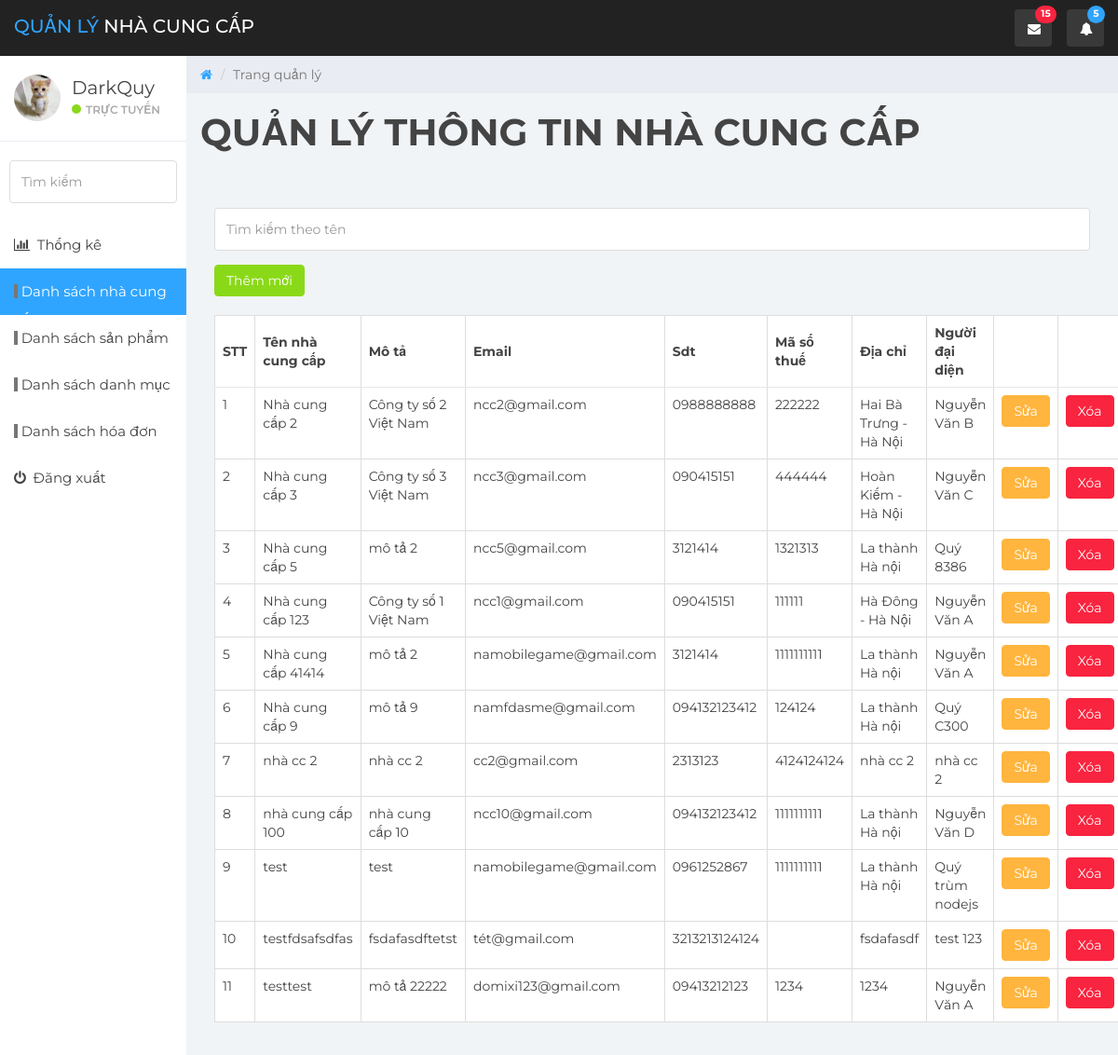
/admin/qlncc.php (signed in), run on the app's committed database.
### tables this page shows
CREATE TABLE `nha_cung_cap` (
  `id` int(11) NOT NULL,
  `ten` varchar(255) NOT NULL,
  `quoc_gia` varchar(255) DEFAULT NULL,
  `email` varchar(255) NOT NULL,
  `sdt` varchar(255) NOT NULL,
  `ma_so_thue` varchar(255) NOT NULL,
  `dia_chi` varchar(255) NOT NULL,
  `nguoi_dai_dien` varchar(255) NOT NULL,
  `mo_ta` varchar(255) NOT NULL
);

### admin/dbhelp.php (called while the page is built, shortened)
<?php
function executeResult($sql)
{
	$conn = mysqli_connect(HOST, USERNAME, PASSWORD, DATABASE);
	$resultset = mysqli_query($conn, $sql);
	$list      = [];
	while ($row = mysqli_fetch_array($resultset, 1)) {
		$list[] = $row;
	}
	return $list;
}

### admin/qlncc.php (the view, shortened to what this page needs)
<?php
require_once('dbhelp.php');
?>
<!DOCTYPE html>
<html>
<head>
    <link href="css/bootstrap.min.css" rel="stylesheet">
    <link href="css/font-awesome.min.css" rel="stylesheet">
    <link href="css/datepicker3.css" rel="stylesheet">
    <link href="css/styles.css" rel="stylesheet">
</head>
<body>
    <nav class="navbar navbar-custom navbar-fixed-top" role="navigation">
        <div class="container-fluid">
            <div class="navbar-header">
                <a class="navbar-brand" href="admin.php"><span>Quản Lý</span> NHÀ CUNG CẤP </a>
                <ul class="nav navbar-top-links navbar-right">
                    <li class="dropdown"><a class="dropdown-toggle count-info" data-toggle="dropdown" href="admin.php">
                            <em class="fa fa-envelope"></em><span class="label label-danger">15</span>
                        </a>
                    </li>
                    <li class="dropdown"><a class="dropdown-toggle count-info" data-toggle="dropdown" href="#">
                            <em class="fa fa-bell"></em><span class="label label-info">5</span>
                        </a>
                    </li>
                </ul>
            </div>
        </div>
    </nav>
    <div id="sidebar-collapse" class="col-sm-3 col-lg-2 sidebar">
        <div class="profile-sidebar">
            <div class="profile-userpic">
                <img src="./images/download.jpg" class="img-responsive" alt="">
            </div>
            <div class="profile-usertitle">
                <div class="profile-usertitle-name">DarkQuy</div>
                <div class="profile-usertitle-status"><span class="indicator label-success"></span>Trực tuyến</div>
            </div>
        </div>
        <form role="search">
            <div class="form-group">
                <input type="text" class="form-control" placeholder="Tìm kiếm">
            </div>
        </form>
        <ul class="nav menu">
            <li><a href="charts.php"><em class="fa fa-bar-chart">&nbsp;</em> Thống kê </a></li>
            <li class="active"><a href="qlncc.php"><em class="fa label-default">&nbsp;</em> Danh sách nhà cung cấp</a></li>
            <li><a href="qlsp.php"><em class="fa label-default">&nbsp;</em> Danh sách sản phẩm</a></li>
            <li><a href="qldm.php"><em class="fa label-default">&nbsp;</em> Danh sách danh mục</a></li>
            <li><a href="qlhd.php"><em class="fa label-default">&nbsp;</em> Danh sách hóa đơn</a></li>
            <li><a href="logout.php"><em class="fa fa-power-off">&nbsp;</em> Đăng xuất</a></li>
        </ul>
    </div>
    <div class="col-sm-9 col-sm-offset-3 col-lg-10 col-lg-offset-2 main">
        <div class="row">
            <ol class="breadcrumb">
                <li><a href="admin.php">
                        <em class="fa fa-home"></em>
                    </a></li>
                <li class="active">Trang quản lý</li>
            </ol>
        </div>
        <div class="row">
            <div class="col-lg-12">
                <h1 class="page-header"><b>QUẢN LÝ THÔNG TIN NHÀ CUNG CẤP</b></h1>
            </div>
        </div>
        <div class="panel-body">
            <form method="get">
                <input type="text" name="s" class="form-control" style="margin-top: 15px; margin-bottom: 15px;" placeholder="Tìm kiếm theo tên">
            </form>
            <button class="btn btn-success" style="margin-bottom: 20px;" onclick="window.open('add_or_edit_nhacc.php', '_self')">Thêm mới</button>
            <table class="table table-bordered">
                <thead>
                    <tr>
                        <th>STT</th>
                        <th>Tên nhà cung cấp</th>
                        <th>Mô tả</th>
                        <th>Email</th>
                        <th>Sdt</th>
                        <th>Mã số thuế</th>
                        <th>Địa chỉ</th>
                        <th>Người đại diện</th>
                        <th width="60px"></th>
                        <th width="60px"></th>
                    </tr>
                </thead>
                <tbody>
                    <?php
                    if (isset($_GET['s']) && $_GET['s'] != '') {
                        $sql = 'SELECT * FROM nha_cung_cap WHERE ten LIKE "%' . $_GET['s'] . '%"';
                    } else {
                        $sql = 'SELECT * FROM nha_cung_cap';
                    }
                    $List = executeResult($sql);
                    $index = 1;
                    foreach ($List as $std) {
                        echo '<tr>
            <td>' . ($index++) . '</td>
            <td>' . $std['ten'] . '</td>
            <td>' . $std['mo_ta'] . '</td>
            <td>' . $std['email'] . '</td>
            <td>' . $std['sdt'] . '</td>
            <td>' . $std['ma_so_thue'] . '</td>
            <td>' . $std['dia_chi'] . '</td>
            <td>' . $std['nguoi_dai_dien'] . '</td>
            <td><button class="btn btn-warning" onclick=\'window.open("add_or_edit_nhacc.php.?ID=' . $std['id'] . '","_self")\'>Sửa</button></td>
            <td><button class="btn btn-danger" onclick="deleteStudent(' . $std['id'] . ')">Xóa</button></td>
        </tr>';
                    }
                    ?>
                </tbody>
            </table>
        </div>
    </div>
</body>
</html>

### data on the page
nha_cung_cap: ten "Nhà cung cấp 2", mo_ta "Công ty số 2 Việt Nam", email "ncc2@gmail.com", sdt "0988888888", ma_so_thue "222222", dia_chi "Hai Bà Trưng - Hà Nội", nguoi_dai_dien "Nguyễn Văn B"
nha_cung_cap: ten "Nhà cung cấp 3", mo_ta "Công ty số 3 Việt Nam", email "ncc3@gmail.com", sdt "090415151", ma_so_thue "444444", dia_chi "Hoàn Kiếm - Hà Nội", nguoi_dai_dien "Nguyễn Văn C"
nha_cung_cap: ten "Nhà cung cấp 5", mo_ta "mô tả 2", email "ncc5@gmail.com", sdt "3121414", ma_so_thue "1321313", dia_chi "La thành Hà nội", nguoi_dai_dien "Quý 8386"
nha_cung_cap: ten "Nhà cung cấp 123", mo_ta "Công ty số 1 Việt Nam", email "ncc1@gmail.com", sdt "090415151", ma_so_thue "111111", dia_chi "Hà Đông - Hà Nội", nguoi_dai_dien "Nguyễn Văn A"
nha_cung_cap: ten "Nhà cung cấp 41414", mo_ta "mô tả 2", email "namobilegame@gmail.com", sdt "3121414", ma_so_thue "1111111111", dia_chi "La thành Hà nội", nguoi_dai_dien "Nguyễn Văn A"
nha_cung_cap: ten "Nhà cung cấp 9", mo_ta "mô tả 9", email "namfdasme@gmail.com", sdt "094132123412", ma_so_thue "124124", dia_chi "La thành Hà nội", nguoi_dai_dien "Quý C300"
nha_cung_cap: ten "nhà cc 2", mo_ta "nhà cc 2", email "cc2@gmail.com", sdt "2313123", ma_so_thue "4124124124", dia_chi "nhà cc 2", nguoi_dai_dien "nhà cc 2"
nha_cung_cap: ten "nhà cung cấp 100", mo_ta "nhà cung cấp 10", email "ncc10@gmail.com", sdt "094132123412", ma_so_thue "1111111111", dia_chi "La thành Hà nội", nguoi_dai_dien "Nguyễn Văn D"
nha_cung_cap: ten "test", mo_ta "test", email "namobilegame@gmail.com", sdt "0961252867", ma_so_thue "1111111111", dia_chi "La thành Hà nội", nguoi_dai_dien "Quý trùm nodejs"
nha_cung_cap: ten "testfdsafsdfas", mo_ta "fsdafasdftetst", email "tét@gmail.com", sdt "3213213124124", dia_chi "fsdafasdf", nguoi_dai_dien "test 123"
nha_cung_cap: ten "testtest", mo_ta "mô tả 22222", email "domixi123@gmail.com", sdt "09413212123", ma_so_thue "1234", dia_chi "1234", nguoi_dai_dien "Nguyễn Văn A"
